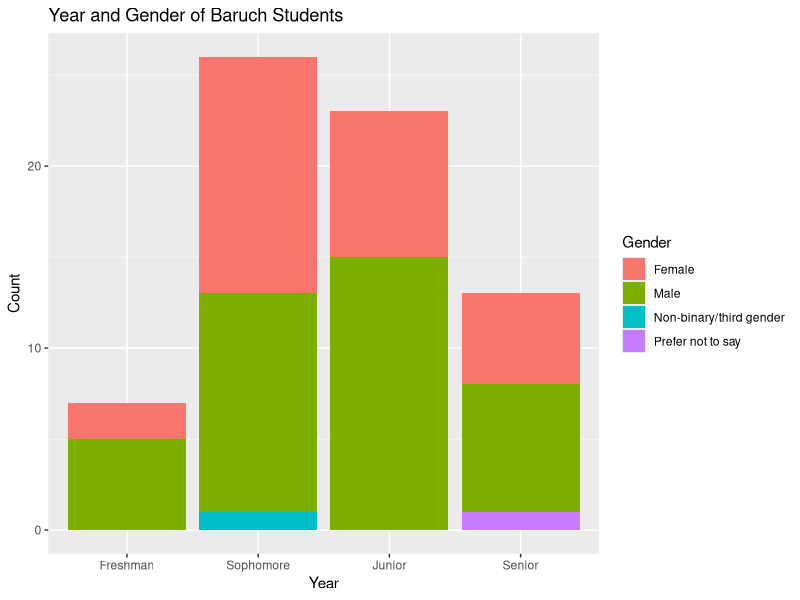
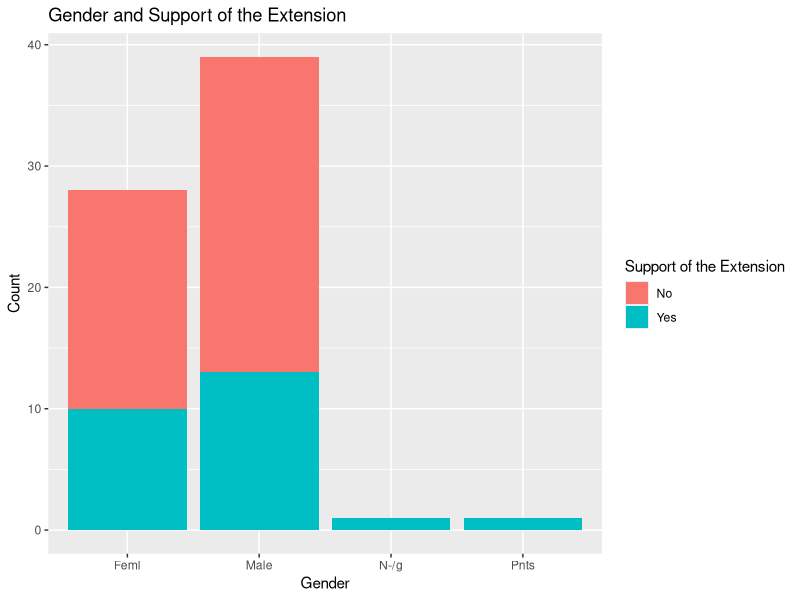
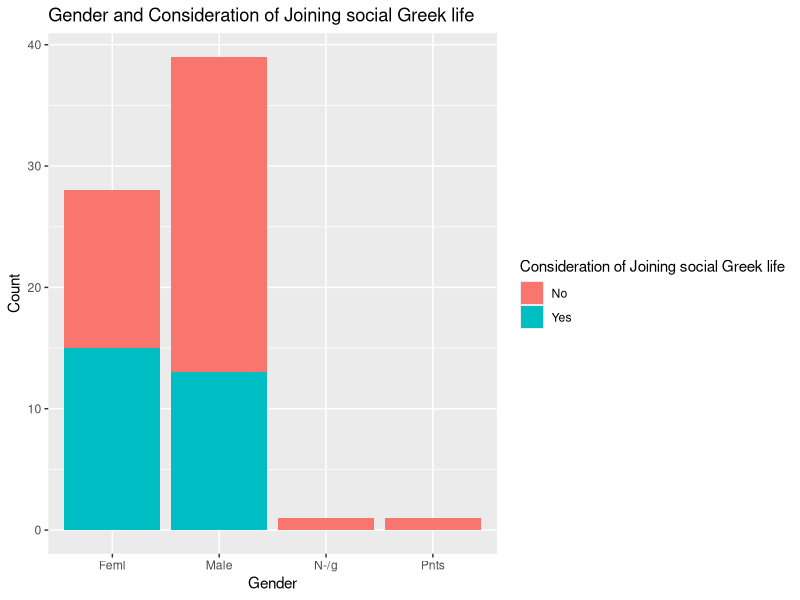
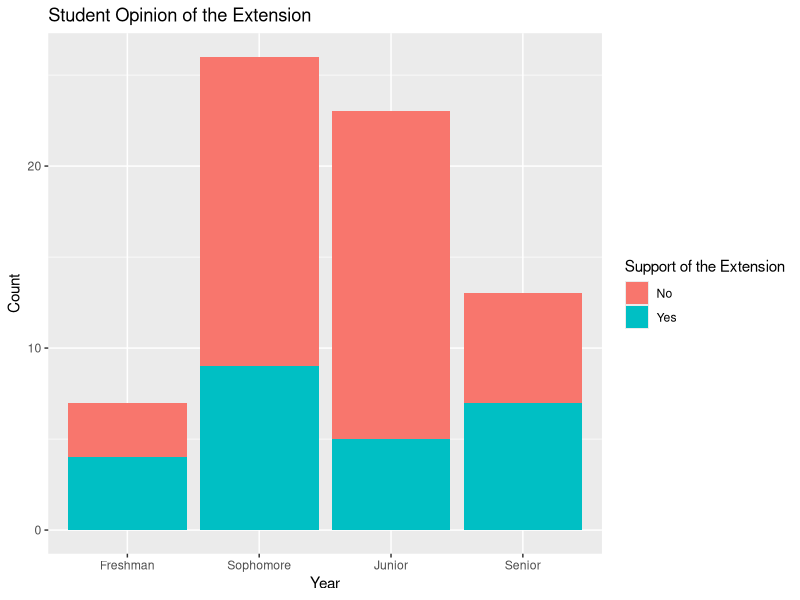
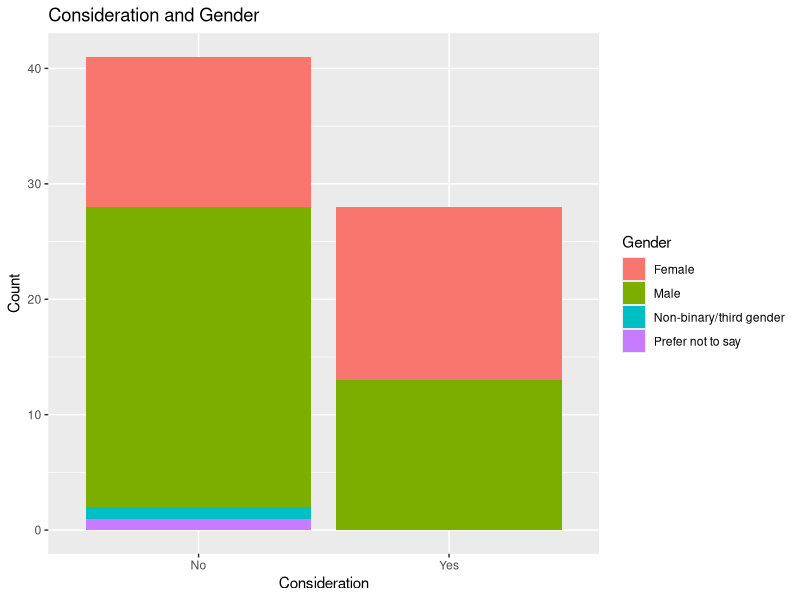
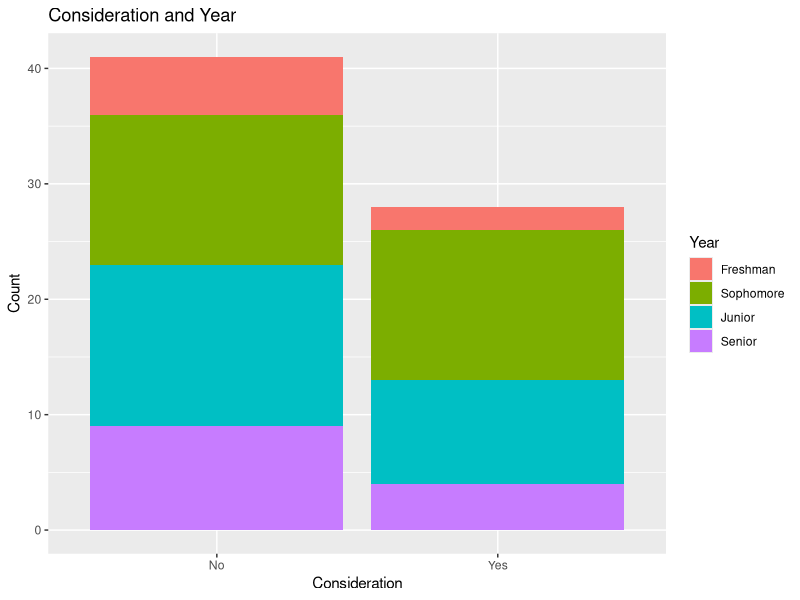

These figures' R source, in order:
## ---- chunk 1

## Import the data by "data.csv" to the correct filename. Don't forget that your data file needs to be in the same folder as this Rmd.
tempSD <-read.csv("baruchExtensionSurvey.csv", header = TRUE)
#Ignoring first column of timestamps
surveyData = tempSD[c(2,3,4,5,6,7)]

#Attach the data
attach(surveyData)
library(ggplot2)
library(plyr)
is.Baruch <- surveyData$isBaruchStudent
student.Gender <- surveyData$studentGender
student.Year <- surveyData$studentYear
student.Status <- surveyData$studentStatus
student.Opinion <- surveyData$studentOpinion
student.Join <- surveyData$studentJoin
## ---- chunk 2
#Sorting data by students' academic year
#sort is a temp variable
sort = rep(0, nrow(surveyData))
sort[with(surveyData, studentYear == "Freshman")] = 1
sort[with(surveyData, studentYear == "Sophomore")] = 2
sort[with(surveyData, studentYear == "Junior")] = 3
sort[with(surveyData, studentYear == "Senior")] = 4
surveyData$studentYear = with(surveyData, reorder(studentYear, sort))
#Deleting sort
rm(sort)
#Display table of all students' gender and academic year
with(surveyData, table(studentGender, studentYear))
#Plot the data
ggplot(surveyData, aes(x = studentYear, fill = studentGender)) + geom_bar()+ labs(fill = "Gender", x = "Year", y = "Count", title = "Year and Gender of Baruch Students")
## ---- chunk 3
#Create table of gender proportions in the sample population
genderTable = with(surveyData, table(student.Gender))
#Proportions of gender
genderTable/sum(genderTable)
## ---- chunk 4
#Create table of academic year proportions in the sample population
yearTable = with(surveyData, table(student.Year))
#Proportions of academic year
yearTable/sum(yearTable)
## ---- chunk 5
#Create table of proportions for academic status in the sample population
statusTable = with(surveyData, table(student.Status))
#Proportions of academic status
statusTable/sum(statusTable)
## ---- chunk 6
#Create table of student opinion of extension proportions in the sample population
supportTable = with(surveyData, table(student.Opinion))
#Proportions of student opinion of extension
supportTable/sum(supportTable)
## ---- chunk 7
#Create table of proportions for those considering/not considering joining a social Greek organization
joinTable = with(surveyData, table(student.Join))
#Proportions of those considering/not considering
joinTable/sum(joinTable)
## ---- chunk 8
#Plot the data
p0 <- ggplot(surveyData, aes(x = studentGender, fill = studentOpinion)) + geom_bar() + labs(fill = "Support of the Extension", x = "Gender", y = "Count", title = "Gender and Support of the Extension")
#Abbreviate x-axis labels
p0 + scale_x_discrete(labels = abbreviate)
totalFemales = length(which(student.Gender == "Female"))
#Number of females who do not support the extension
fem_noSup = length(which(student.Gender == "Female" & student.Opinion == "No"))
#Number of females who do support the extension
fem_Sup = length(which(student.Gender == "Female" & student.Opinion == "Yes"))
totalMales = length(which(student.Gender == "Male"))
#Number of males who do not support the extension
male_noSup = length(which(student.Gender == "Male" & student.Opinion == "No"))
#Number of males who do support the extension
male_Sup = length(which(student.Gender == "Male" & student.Opinion == "Yes"))
#Entering data into vectors
females = c(fem_noSup, fem_Sup)
males = c(male_noSup, male_Sup)
# Combining the row vectors in matrices, then converting the matrix into a data frame
supportSubset = as.data.frame(rbind(females, males))
# Assigning column names to this data frame
names(supportSubset) = c('Do not support', 'Support')
chisq.test(supportSubset, correct = FALSE)
#Proportions of females who support the extension
fem_Sup/totalFemales
#Proportions of males who support the extension
male_Sup/totalMales
## ---- chunk 9
#Plot the data
p1 <- ggplot(surveyData, aes(x = studentGender, fill = studentJoin)) + geom_bar() + labs(fill = "Consideration of Joining social Greek life", x = "Gender", y = "Count", title = "Gender and Consideration of Joining social Greek life")
#Abbreviate x-axis labels
p1 + scale_x_discrete(labels = abbreviate)
#Number of females who would not have considered joining a social Greek organization
fem_nCon = length(which(student.Gender == "Female" & student.Join == "No"))
#Number of females who would have considered joining a social Greek organization
fem_con = length(which(student.Gender == "Female" & student.Join == "Yes"))
#Number of males who who would not have considered joining a social Greek organization
male_nCon = length(which(student.Gender == "Male" & student.Join == "No"))
#Number of males who would have considered joining a social Greek organization
male_con = length(which(student.Gender == "Male" & student.Join == "Yes"))
#Entering data into vectors
females_c = c(fem_nCon, fem_con)
males_c = c(male_nCon, male_con)
# Combining the row vectors in matrices, then converting the matrix into a data frame
joinSubset = as.data.frame(rbind(females_c, males_c))
# Assigning column names to this data frame
names(joinSubset) = c('Do not support', 'Support')
chisq.test(joinSubset, correct = FALSE)
#Proportion of females who would have considered joining a social Greek organization
fem_con/totalFemales
#Proportion of males who would have considered joining a social Greek organization
male_con/totalMales
## ---- chunk 10
#Plot the data
ggplot(surveyData, aes(x = studentYear, fill = studentOpinion)) + geom_bar() + labs(fill = "Support of the Extension", x = "Year", y = "Count", title = "Student Opinion of the Extension")
totalFresh = length(which(student.Year == "Freshman"))
#Number of freshman who do not support the extension
fresh_noSup = length(which(student.Year == "Freshman" & student.Opinion == "No"))
#Number of freshman support the extension
fresh_Sup = length(which(student.Year == "Freshman" & student.Opinion == "Yes"))

totalSoph = length(which(student.Year == "Sophomore"))
#Number of sophomores who do not support the extension
soph_noSup = length(which(student.Year == "Sophomore" & student.Opinion == "No"))
#Number of sophomores support the extension
soph_Sup = length(which(student.Year == "Sophomore" & student.Opinion == "Yes"))
#Number of juniors who do not support the extension

totalJun = length(which(student.Year == "Junior"))
jun_noSup = length(which(student.Year == "Junior" & student.Opinion == "No"))
#Number of juniors support the extension
jun_Sup = length(which(student.Year == "Junior" & student.Opinion == "Yes"))
#Number of seniors who do not support the extension

totalSen = length(which(student.Year == "Senior"))
sen_noSup = length(which(student.Year == "Senior" & student.Opinion == "No"))
#Number of juniors support the extension
sen_Sup = length(which(student.Year == "Senior" & student.Opinion == "Yes"))
## ---- chunk 11
#Proportion of freshmen who support the extension
pFreshSup = fresh_Sup/totalFresh
pFreshSup
#Proportion of freshmen who do not support the extension
pFreshNoSup =fresh_noSup/totalFresh
pFreshNoSup

#Proportion of sophomores who support the extension
pSophSup = soph_Sup/totalSoph
pSophSup
#Proportion of sophomores who do not support the extension
pSophNoSup = soph_noSup/totalSoph
pSophNoSup

#Proportion of juniors who support the extension
pJunSup = jun_Sup/totalJun
pJunSup
#Proportion of juniors who do not support the extension
pJunNoSup = jun_noSup/totalJun
pJunNoSup

#Proportion of seniors who support the extension
pSenSup = sen_Sup/totalSen
pSenSup
#Proportion of seniors who do not support the extension
pSenNoSup = sen_noSup/totalSen
pSenNoSup

#Return year of highest support and its proportion
supportSet_Year = c(pFreshSup, pSophSup, pJunSup, pSenSup)
maxNum = max(supportSet_Year)
maxName <- c("Freshman", "Sophomore", "Junior", "Senior")[which.max(supportSet_Year)]
print(maxName)
print(maxNum)

#Return year of highest not support and its proportion
noSupportSet_Year = c(pFreshNoSup, pSophNoSup, pJunNoSup, pSenNoSup)
maxNum_1 = max(noSupportSet_Year)
maxName_1 <- c("Freshman", "Sophomore", "Junior", "Senior")[which.max(noSupportSet_Year)]
print(maxName_1)
print(maxNum_1)
## ---- chunk 12
ggplot(surveyData, aes(x = studentJoin, fill = studentGender)) + geom_bar() + labs(fill = "Gender", x = "Consideration", y = "Count", title = "Consideration and Gender")
totalJoin = length(which(student.Join == "Yes"))
#Proportions of females who would consider joining a social Greek organization
fem_con/totalJoin
#Proportions of males who would consider joining a social Greek organization
male_con/totalJoin
## ---- chunk 13
ggplot(surveyData, aes(x = studentJoin, fill = studentYear)) + geom_bar() + labs(fill = "Year", x = "Consideration", y = "Count", title = "Consideration and Year")

freshJoin = length(which(student.Join == "Yes" & student.Year == "Freshman"))
sophJoin = length(which(student.Join == "Yes" & student.Year == "Sophomore"))
junJoin = length(which(student.Join == "Yes" & student.Year == "Junior"))
senJoin = length(which(student.Join == "Yes" & student.Year == "Senior"))
#Proportions of freshmen who would consider joining a social Greek organization
freshJoin/totalJoin
#Proportions of sophomores who would consider joining a social Greek organization
sophJoin/totalJoin
#Proportions of juniors who would consider joining a social Greek organization
junJoin/totalJoin
#Proportions of seniors who would consider joining a social Greek organization
senJoin/totalJoin
## ---- chunk 14
length(which(student.Gender == "Female"))
length(which(student.Gender == "Male"))
